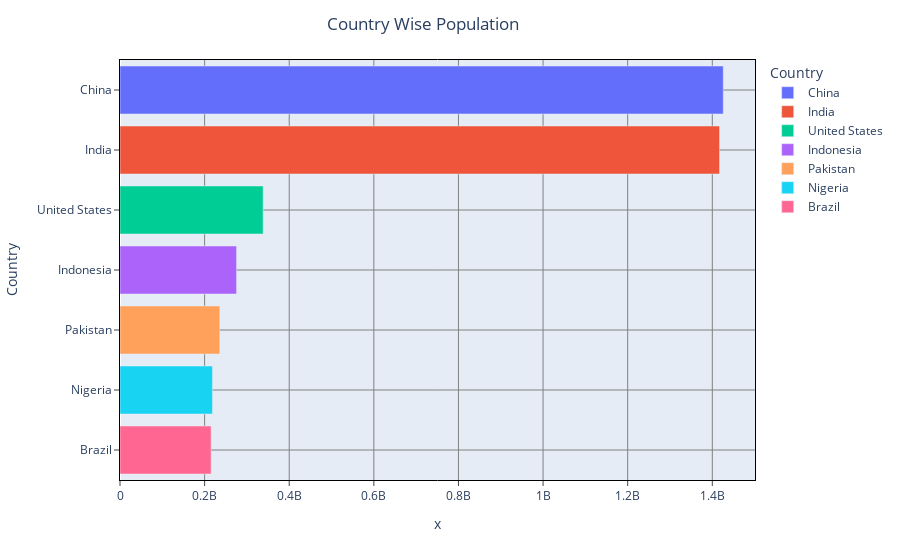

The code cell stored with this chart in its notebook:
### Code cell
fig=ppx.bar(count,x=count.values,y=count.index,color=count.index)
fig.update_layout(title="Country Wise Population",title_x=0.47)
fig.update_xaxes(
    mirror=True,
    ticks='outside',
    showline=True,
    linecolor='black',
    gridcolor='grey'
)
fig.update_yaxes(
    mirror=True,
    ticks='outside',
    showline=True,
    linecolor='black',
    gridcolor='grey'
)
fig.show()

### Figure 1 — Plotly figure (JSON) as saved in the notebook; plotly's stock layout.template omitted (floating-point values rounded to 4 significant figures)
{"data": [{"alignmentgroup": "True", "hovertemplate": "Country=%{y}<br>x=%{x}<extra></extra>", "legendgroup": "China", "marker": {"color": "#636efa", "pattern": {"shape": ""}}, "name": "China", "offsetgroup": "China", "orientation": "h", "showlegend": true, "textposition": "auto", "type": "bar", "x": [1425887337], "xaxis": "x", "y": ["China"], "yaxis": "y"}, {"alignmentgroup": "True", "hovertemplate": "Country=%{y}<br>x=%{x}<extra></extra>", "legendgroup": "India", "marker": {"color": "#EF553B", "pattern": {"shape": ""}}, "name": "India", "offsetgroup": "India", "orientation": "h", "showlegend": true, "textposition": "auto", "type": "bar", "x": [1417173173], "xaxis": "x", "y": ["India"], "yaxis": "y"}, {"alignmentgroup": "True", "hovertemplate": "Country=%{y}<br>x=%{x}<extra></extra>", "legendgroup": "United States", "marker": {"color": "#00cc96", "pattern": {"shape": ""}}, "name": "United States", "offsetgroup": "United States", "orientation": "h", "showlegend": true, "textposition": "auto", "type": "bar", "x": [338289857], "xaxis": "x", "y": ["United States"], "yaxis": "y"}, {"alignmentgroup": "True", "hovertemplate": "Country=%{y}<br>x=%{x}<extra></extra>", "legendgroup": "Indonesia", "marker": {"color": "#ab63fa", "pattern": {"shape": ""}}, "name": "Indonesia", "offsetgroup": "Indonesia", "orientation": "h", "showlegend": true, "textposition": "auto", "type": "bar", "x": [275501339], "xaxis": "x", "y": ["Indonesia"], "yaxis": "y"}, {"alignmentgroup": "True", "hovertemplate": "Country=%{y}<br>x=%{x}<extra></extra>", "legendgroup": "Pakistan", "marker": {"color": "#FFA15A", "pattern": {"shape": ""}}, "name": "Pakistan", "offsetgroup": "Pakistan", "orientation": "h", "showlegend": true, "textposition": "auto", "type": "bar", "x": [235824862], "xaxis": "x", "y": ["Pakistan"], "yaxis": "y"}, {"alignmentgroup": "True", "hovertemplate": "Country=%{y}<br>x=%{x}<extra></extra>", "legendgroup": "Nigeria", "marker": {"color": "#19d3f3", "pattern": {"shape": ""}}, "name": "Nigeria", "offsetgroup": "Nigeria", "orientation": "h", "showlegend": true, "textposition": "auto", "type": "bar", "x": [218541212], "xaxis": "x", "y": ["Nigeria"], "yaxis": "y"}, {"alignmentgroup": "True", "hovertemplate": "Country=%{y}<br>x=%{x}<extra></extra>", "legendgroup": "Brazil", "marker": {"color": "#FF6692", "pattern": {"shape": ""}}, "name": "Brazil", "offsetgroup": "Brazil", "orientation": "h", "showlegend": true, "textposition": "auto", "type": "bar", "x": [215313498], "xaxis": "x", "y": ["Brazil"], "yaxis": "y"}], "layout": {"autosize": true, "barmode": "relative", "legend": {"title": {"text": "Country"}, "tracegroupgap": 0}, "margin": {"t": 60}, "title": {"text": "Country Wise Population", "x": 0.47}, "xaxis": {"anchor": "y", "autorange": true, "domain": [0, 1], "gridcolor": "grey", "linecolor": "black", "mirror": true, "range": [0, 1501000000.0], "showline": true, "ticks": "outside", "title": {"text": "x"}, "type": "linear"}, "yaxis": {"anchor": "x", "autorange": true, "categoryarray": ["Brazil", "Nigeria", "Pakistan", "Indonesia", "United States", "India", "China"], "categoryorder": "array", "domain": [0, 1], "gridcolor": "grey", "linecolor": "black", "mirror": true, "range": [-0.5, 6.5], "showline": true, "ticks": "outside", "title": {"text": "Country"}, "type": "category"}}}
